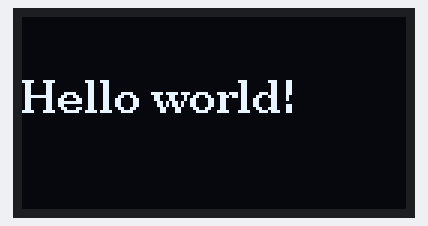
This sketch was run on a simulated Arduino Uno, built with avr-gcc and run on an emulated ATmega328P. Parts: 128×64 one-colour display.

Above: at 0.1 s.

The sketch:

005_OLED_Hello_world.ino
```cpp
#include <Arduino.h>
#include <U8g2lib.h>
#include <Wire.h>

//--------------I2C 128x64 OLED---------------
//----21 to SDA
//----22 to SCL

// This line tells the library exactly which screen and pins to use
// U8G2_SH1106_128X64_NONAME_F_HW_I2C: SH1106 driver, 128x64, Full buffer, Hardware I2C
U8G2_SH1106_128X64_NONAME_F_HW_I2C u8g2(U8G2_R0, /* reset=*/ U8X8_PIN_NONE);

void setup() {
  u8g2.begin();
}

void loop() {
  u8g2.clearBuffer();					// clear the internal memory

  u8g2.setFont(u8g2_font_ncenB10_tr);	// choose a suitable font
  u8g2.drawStr(0, 32, "Hello world!");	// write something to the internal memory

  u8g2.sendBuffer();					// transfer internal memory to the display

  delay(1000);
}
```
